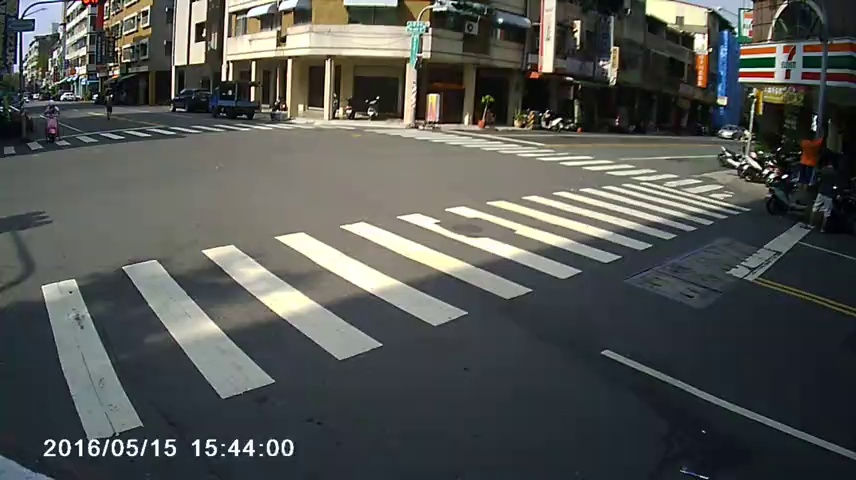
//> input picture zebra/1.jpg, 856 x 480 px
$ ./main 1.jpg   (built with g++ and OpenCV 4)
//> lines starting //> are read from the running program, lines starting //| are printed output that depends on the picture; after the words box and inside, x2 and y2 are one past the last pixel; in counts of white or black regions, pixels touching at a corner belong together
### zebra/standard.hpp
#ifndef __STANDARD_HPP__
#define __STANDARD_HPP__

#include "header.hpp"

template<typename T>
class StandardDeviation
{
public:
    StandardDeviation( vector<cv::Point> pts );
    vector<T> normalize( vector<T> target, int xRange, int yRange );
    double getxAvg();
    double getxSigma();
    double getyAvg();
    double getySigma();
private:
    vector<cv::Point> pts;
    double xAvg = 0;
    double xSigma = 0;
    double yAvg = 0;
    double ySigma = 0;
};

template<typename T>
// [20 lines left out: function StandardDeviation, not called in this run]

template<typename T>
// [15 lines left out: function normalize, not called in this run]

template<typename T>
// [4 lines left out: function getxAvg, not called in this run]

template<typename T>
// [4 lines left out: function getyAvg, not called in this run]

template<typename T>
// [4 lines left out: function getxSigma, not called in this run]

template<typename T>
// [4 lines left out: function getySigma, not called in this run]

#endif

### zebra/header.hpp
#ifndef __HEADER_HPP__
#define __HEADER_HPP__


#include <opencv2/core/core.hpp>
#include <opencv2/imgproc/imgproc.hpp>
#include <opencv2/highgui/highgui.hpp>
#include <opencv2/video/background_segm.hpp>
#include <opencv2/opencv.hpp>

#include <stdio.h>
#include <iostream>
#include <getopt.h>
#include <vector>
#include <algorithm>
#include <cmath>
using namespace std;
#define FPS 30
#define BLACK_C1 cv::Scalar(0)
#define WHITE_C1 cv::Scalar(255)
#define GRAY_C1 cv::Scalar(127)
#define BLACK_C3 cv::Scalar(0,0,0)
#define WHITE_C3 cv::Scalar(255,255,255)
#define GRAY_C3 cv::Scalar(127,127,127)
#define RED_C3 cv::Scalar(0,0,255)
#define BLUE_C3 cv::Scalar(255,0,0)
#define GREEN_C3 cv::Scalar(0,255,0)


#endif

### zebra/main.cpp
#include "header.hpp"
#include "standard.hpp"

// {{{sortByX
// [125 lines left out: functions sortByX, findTanget, findZebraAngle, not called in this run]
// }}}

// {{{checkBlack
bool checkBlack( cv::Mat thresholdImg, cv::Point checkPt, int xChkRange, int yChkRange, int threshold )
{
    int cnt = 0;
    /*  x[25] = */
    /* { */
    /*     2, 2, 2, 2, 2, */
    /*     1, 1, 1, 1, 1, */
    /*     0, 0, 0, 0, 0, */
    /*     -1, -1, -1, -1, -1, */
    /*     -2, -2, -2, -2, -2 */
    /* }; */
    /*  y[25] = */
    /* { */
    /*     2, 1, 0, -1, -2, */
    /*     2, 1, 0, -1, -2, */
    /*     2, 1, 0, -1, -2, */
    /*     2, 1, 0, -1, -2, */
    /*     2, 1, 0, -1, -2 */
    /* }; */
    /* for (  i = 0; i < 25; i++ ) */
    int x[9] = {1, 1, 1, 0, 0, 0, -1, -1, -1};
    int y[9] = {1, 0, -1, 1, 0, -1, 1, 0, -1};
    for ( int i = 0; i < 9; i++ )
    {
        if ( thresholdImg.at<uchar>( cv::Point( checkPt.x + x[i] * xChkRange , checkPt.y + y[i] * yChkRange ) ) == ( uchar )0 )
        {
            cnt++;
        }
    }
    return cnt >= threshold ? true : false;
}
// }}}

// {{{ travelPts
vector<cv::Point> travelPts( cv::Mat &src, cv::Mat threshold, int direcX, int direcY )
{
    cv::Point startpt( ( int )( src.cols * 0.5 ), ( int )( src.rows * 0.5 ) );
    cv::circle( src, startpt, 3, GREEN_C3, 2 );
    int xgap = 6 * direcX, ygap = 6 * direcY;
    vector<cv::Point> buffer;
    vector<cv::Point> collect;
    int xRange = 0;
    if ( direcX > 0 )
    {
        xRange = ( int )( ( src.cols - startpt.x ) / abs( xgap ) );
    }
    else
    {
        xRange = ( int )( startpt.x / abs( xgap ) );
    }

    int prevCnt = -1;
    for ( int i = 1; i <= 30; i++ )
    {
        buffer.clear();
        for ( int j = 1; j <= xRange; j++ )
        {
            cv::Point pts( startpt.x + j * xgap, startpt.y + i * ygap );
            if ( checkBlack( threshold, pts , 12 , 6, 8 ) )
            {
                /* cv::circle( src, pts, 1, RED_C3, 2 ); */
                buffer.push_back( pts );
            }
            else
            {
                break;
            }
        }
        if ( prevCnt >= 0 && buffer.size() / 2 >= ( unsigned int )prevCnt )
        {
            break;
        }
        int differ = ( int )( buffer.size() - prevCnt );
        if ( prevCnt >= 0 && differ >= 5 )
        {
            for ( int i = 0; i < differ; i++ )
            {
                buffer.pop_back();
            }
        }
        prevCnt = buffer.size();
        collect.insert( collect.end(), buffer.begin(), buffer.end() );
    }
    return collect;
}
// }}}

// {{{findRoadPts
void findRoadPts( cv::Mat &src, cv::Mat threshold )
{
    vector<cv::Point> collect;
    vector<cv::Point> tlPts = travelPts( src, threshold, -1, -1 );
    vector<cv::Point> trPts = travelPts( src, threshold, -1, 1 );
    vector<cv::Point> blPts = travelPts( src, threshold, 1, -1 );
    vector<cv::Point> brPts = travelPts( src, threshold, 1, 1 );
    collect.insert( collect.end(), tlPts.begin(), tlPts.end() );
    collect.insert( collect.end(), trPts.begin(), trPts.end() );
    collect.insert( collect.end(), blPts.begin(), blPts.end() );
    collect.insert( collect.end(), brPts.begin(), brPts.end() );
    for ( unsigned int i = 0; i < collect.size(); i++ )
    {
        cv::circle( src, collect[i], 1, GREEN_C3, CV_FILLED );
    }
    vector<cv::Point> hull;
    cv::convexHull( collect, hull, false );
    for ( unsigned int i = 0; i < hull.size(); i++ )
    {
        cv::circle( src, hull[i], 3, RED_C3, 2 );
        string info = to_string( ( int ) hull[i].x ) + "," + to_string( ( int ) hull[i].y );
        putText( src, info, cv::Point( hull[i].x - 20, hull[i].y - 10 ), cv::FONT_HERSHEY_PLAIN, 1,  RED_C3, 2 );
        cv::line( src, hull[i], hull[( i + 1 ) % hull.size()], BLUE_C3 , 2 );
    }
}
// }}}


int main( int argc, char *argv[] )
{
    cv::Mat input;
    for ( int i = 1; i < argc; i++ )
    {
        cout << "processing:" << argv[i] << endl;
        input = cv::imread( argv[i] );
//> input is the input picture: 480 rows x 856 cols, CV_8UC3; mean B, G, R 81.8, 84.9, 82.6
        cv::resize( input, input, cv::Size( 800, 450 ) );
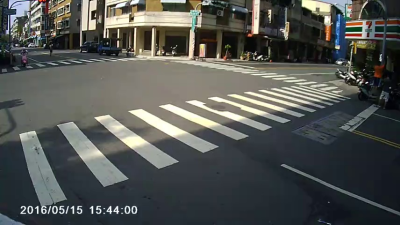
//> input: 450 rows x 800 cols, CV_8UC3 (shown at 1/2 size); mean B, G, R 81.7, 84.8, 82.5
        cv::Mat src_gray;
        cvtColor( input, src_gray, CV_BGR2GRAY );
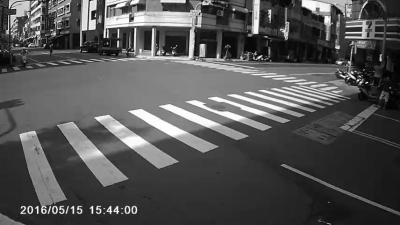
//> src_gray: 450 rows x 800 cols, CV_8UC1 (shown at 1/2 size); min 0, max 255, mean 83.8
        /* imshow( "gray:" + name, src_gray ); */
        cv::Mat thres;
        cv::threshold( src_gray, thres, 180, 255, cv::THRESH_BINARY );
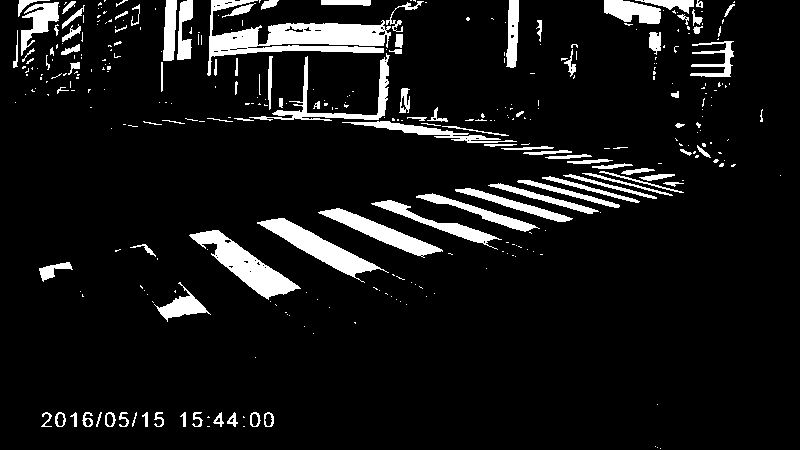
//> thres: 450 rows x 800 cols, CV_8UC1; 8.6% white; 351 white regions (247 under 20 px), largest, box (x1, y1, x2, y2) and area: (207, 0, 391, 76) 4601, (189, 230, 301, 300) 2495, (257, 218, 389, 283) 2183
        cv::GaussianBlur( thres, thres, cv::Size( 3, 3 ), 0, 0 );
        cv::threshold( thres, thres, 140, 255, cv::THRESH_BINARY );
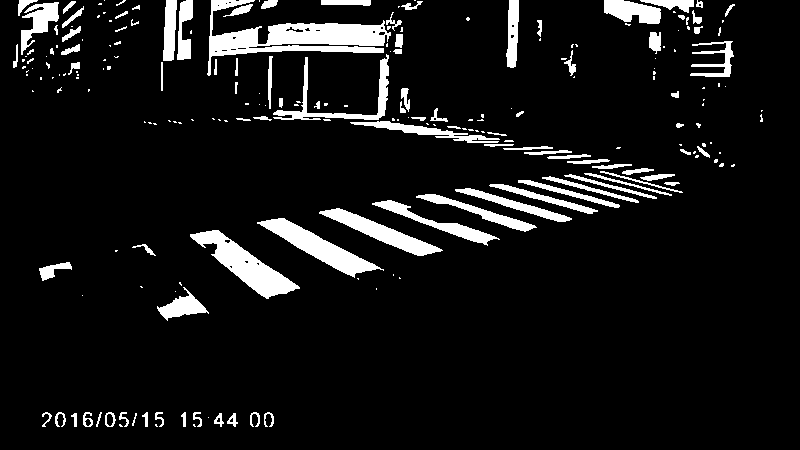
//> thres: 450 rows x 800 cols, CV_8UC1; 8.3% white; 224 white regions (126 under 20 px), largest, box (x1, y1, x2, y2) and area: (207, 0, 391, 76) 4597, (190, 230, 300, 299) 2503, (257, 218, 384, 278) 2166
        imshow( "thres:" + string( argv[i] ), thres );
        imwrite( "thres-" + string( argv[i] ), thres );
        /* findZebraAngle( input, thres ); */
        findRoadPts( input, thres );
//> (the run ends here: the program stops with an error, at `cv::convexHull( collect, hull, false );`)

$ run again, on zebra/3.jpg
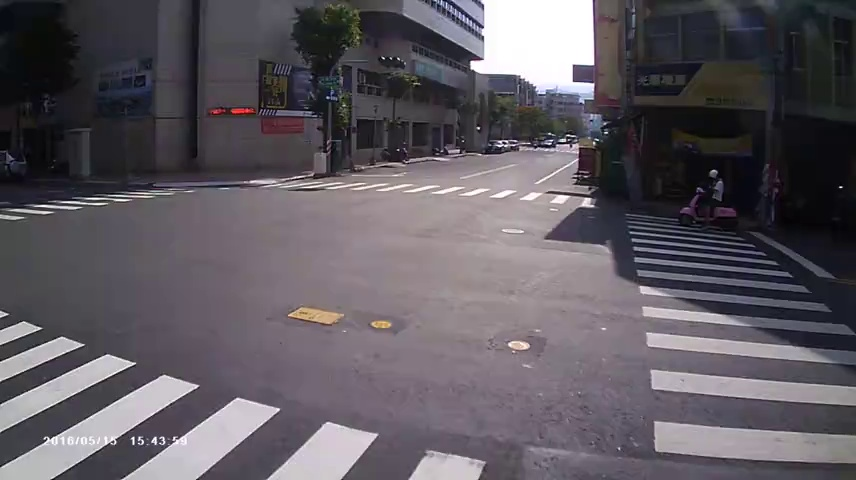
//> input picture zebra/3.jpg, 856 x 480 px
//> input is the input picture: 480 rows x 856 cols, CV_8UC3; mean B, G, R 96.1, 89.2, 94.3
//> input: 450 rows x 800 cols, CV_8UC3
//> `cv::threshold( src_gray, thres, 180, 255, cv::THRESH_BINARY );`:
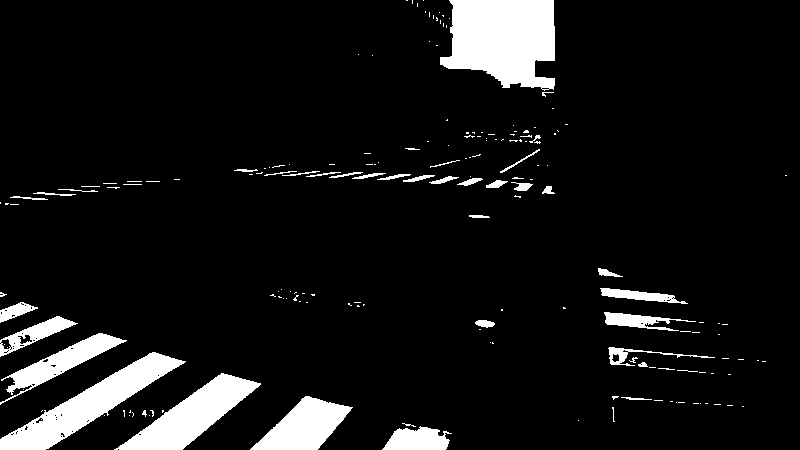
//> thres: 450 rows x 800 cols, CV_8UC1; 8.3% white; 180 white regions (140 under 20 px), largest, box (x1, y1, x2, y2) and area: (440, 0, 555, 91) 7994, (0, 352, 186, 450) 5247, (114, 373, 261, 450) 4367
//> after the loop in travelPts, `for ( int i = 1; i <= 30; i++ )`: buffer = 66 Points (x, y), first 12: [394, 165], [388, 165], [382, 165], [376, 165], [370, 165], [364, 165], [358, 165], [352, 165], [346, 165], [340, 165], [334, 165], [328, 165]
//> tlPts = contour of 377 points, box (x1, y1, x2, y2) (4, 171, 395, 220), area 6300
//> the loop in travelPts (call 2), `for ( int i = 1; i <= 30; i++ )` made 30 passes
//> (differ, prevCnt) on passes 1 to 8: (67, 66), (0, 66), (0, 66), (0, 66), (0, 66), (0, 66), (0, 66), (0, 66)
//> trPts = 1449 Points (x, y), first 12: [394, 231], [388, 231], [382, 231], [376, 231], [370, 231], [364, 231], [358, 231], [352, 231], [346, 231], [340, 231], [334, 231], [328, 231]
//> blPts = contour of 289 points, box (x1, y1, x2, y2) (406, 189, 797, 220), area 4446
//> brPts = 798 Points (x, y), first 12: [406, 231], [412, 231], [418, 231], [424, 231], [430, 231], [436, 231], [442, 231], [448, 231], [454, 231], [460, 231], [466, 231], [472, 231]
//> in findRoadPts, `collect.insert( collect.end(), tlPts.begin(), tlPts.end() );`: collect has the same summary as tlPts
//> in findRoadPts, `collect.insert( collect.end(), trPts.begin(), trPts.end() );`: collect = 1826 Points (x, y), first 12: [394, 219], [388, 219], [382, 219], [376, 219], [370, 219], [364, 219], [358, 219], [352, 219], [346, 219], [340, 219], [334, 219], [328, 219]
//> in findRoadPts, `collect.insert( collect.end(), blPts.begin(), blPts.end() );`: collect = contour of 2115 points, box (x1, y1, x2, y2) (4, 171, 797, 406), area 21600
//> in findRoadPts, `collect.insert( collect.end(), brPts.begin(), brPts.end() );`: collect = 2913 Points (x, y), first 12: [394, 219], [388, 219], [382, 219], [376, 219], [370, 219], [364, 219], [358, 219], [352, 219], [346, 219], [340, 219], [334, 219], [328, 219]
//> hull = 11 Points (x, y): [796, 279], [394, 405], [358, 405], [268, 387], [190, 369], [4, 297], [4, 201], [88, 189], [382, 171], [394, 171], [796, 201]
//> the loop in findRoadPts, `for ( unsigned int i = 0; i < hull.size(); i++ )` made 11 passes
//> after the loop in findRoadPts, `for ( unsigned int i = 0; i < hull.size(); i++ )`:
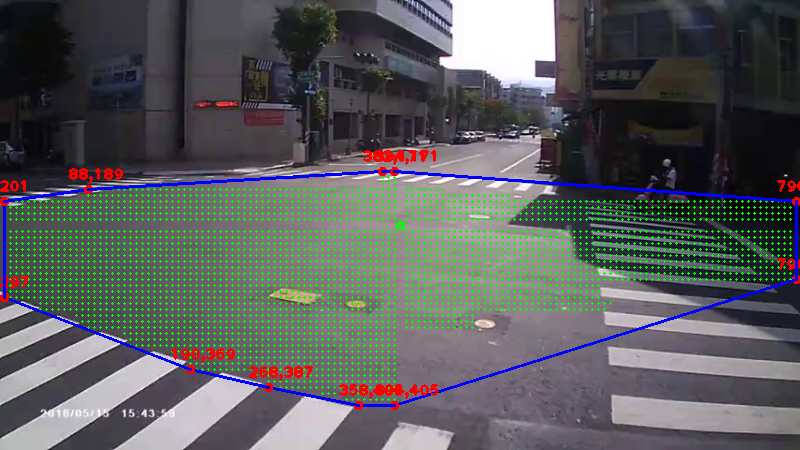
//> src: 450 rows x 800 cols, CV_8UC3; mean B, G, R 93, 92.9, 90

$ run again, on zebra/4.jpg
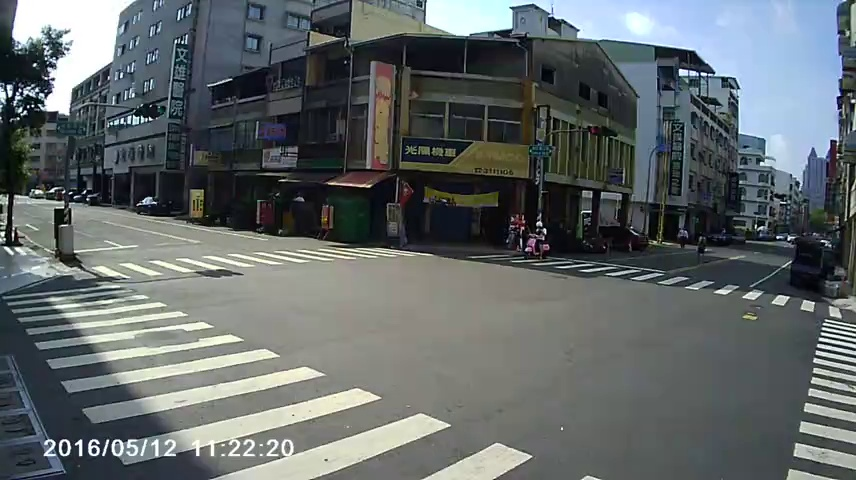
//> input picture zebra/4.jpg, 856 x 480 px
//> input is the input picture: 480 rows x 856 cols, CV_8UC3; mean B, G, R 105.3, 104.3, 97.7
//> input: 450 rows x 800 cols, CV_8UC3
//> `cv::threshold( thres, thres, 140, 255, cv::THRESH_BINARY );`:
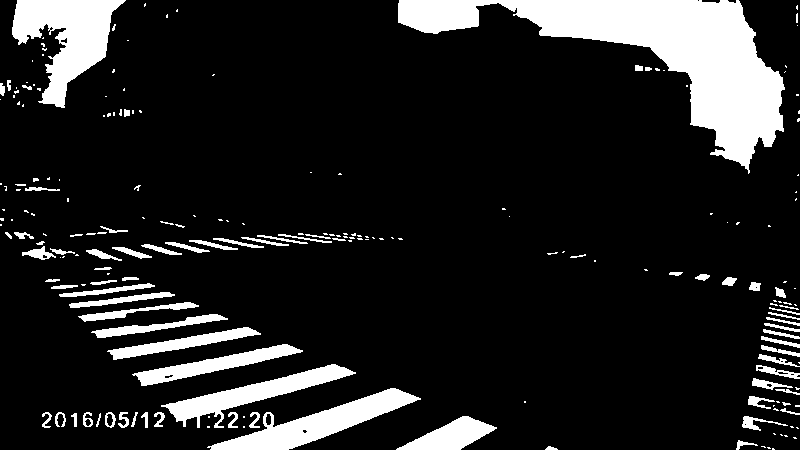
//> thres: 450 rows x 800 cols, CV_8UC1; 13.7% white; 206 white regions (127 under 20 px), largest, box (x1, y1, x2, y2) and area: (398, 0, 785, 174) 21344, (12, 0, 126, 108) 5969, (207, 388, 421, 450) 4346
//> after the loop in travelPts, `for ( int i = 1; i <= 30; i++ )`: buffer = 46 Points (x, y), first 12: [394, 45], [388, 45], [382, 45], [376, 45], [370, 45], [364, 45], [358, 45], [352, 45], [346, 45], [340, 45], [334, 45], [328, 45]
//> tlPts = 1659 Points (x, y), first 12: [394, 219], [388, 219], [382, 219], [376, 219], [370, 219], [364, 219], [358, 219], [352, 219], [346, 219], [340, 219], [334, 219], [328, 219]
//> the loop in travelPts (call 2), `for ( int i = 1; i <= 30; i++ )` made 5 passes
//> differ on passes 1 to 4: 10, 0, 0, 8
//> trPts = contour of 36 points, box (x1, y1, x2, y2) (346, 231, 395, 250), area 0
//> blPts = 1536 Points (x, y), first 12: [406, 219], [412, 219], [418, 219], [424, 219], [430, 219], [436, 219], [442, 219], [448, 219], [454, 219], [460, 219], [466, 219], [472, 219]
//> brPts = 1355 Points (x, y), first 12: [406, 231], [412, 231], [418, 231], [424, 231], [430, 231], [436, 231], [442, 231], [448, 231], [454, 231], [460, 231], [466, 231], [472, 231]
//> in findRoadPts, `collect.insert( collect.end(), tlPts.begin(), tlPts.end() );`: collect has the same summary as tlPts
//> in findRoadPts, `collect.insert( collect.end(), trPts.begin(), trPts.end() );`: collect = contour of 1695 points, box (x1, y1, x2, y2) (4, 45, 395, 250), area 3690
//> in findRoadPts, `collect.insert( collect.end(), blPts.begin(), blPts.end() );`: collect = 3231 Points (x, y), first 12: [394, 219], [388, 219], [382, 219], [376, 219], [370, 219], [364, 219], [358, 219], [352, 219], [346, 219], [340, 219], [334, 219], [328, 219]
//> in findRoadPts, `collect.insert( collect.end(), brPts.begin(), brPts.end() );`: collect = 4586 Points (x, y), first 12: [394, 219], [388, 219], [382, 219], [376, 219], [370, 219], [364, 219], [358, 219], [352, 219], [346, 219], [340, 219], [334, 219], [328, 219]
//> hull = 11 Points (x, y): [796, 267], [682, 381], [406, 381], [4, 219], [4, 201], [82, 81], [124, 45], [586, 45], [634, 51], [646, 57], [796, 177]
//> the loop in findRoadPts, `for ( unsigned int i = 0; i < hull.size(); i++ )` made 11 passes
//> after the loop in findRoadPts, `for ( unsigned int i = 0; i < hull.size(); i++ )`:
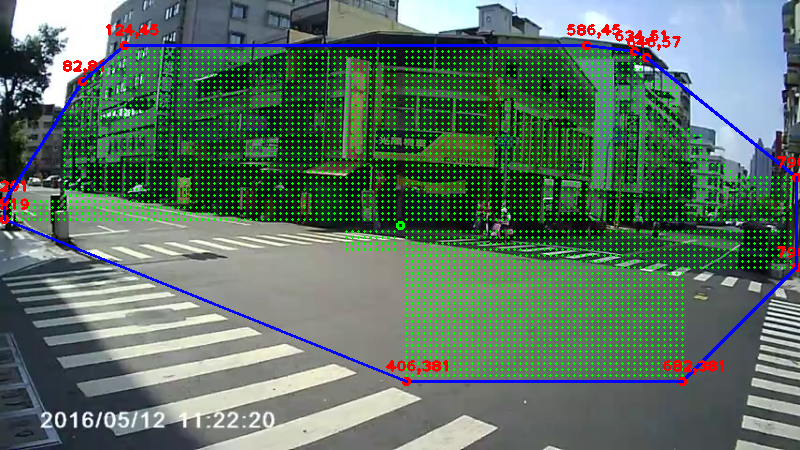
//> src: 450 rows x 800 cols, CV_8UC3; mean B, G, R 101.9, 112.8, 93.4
